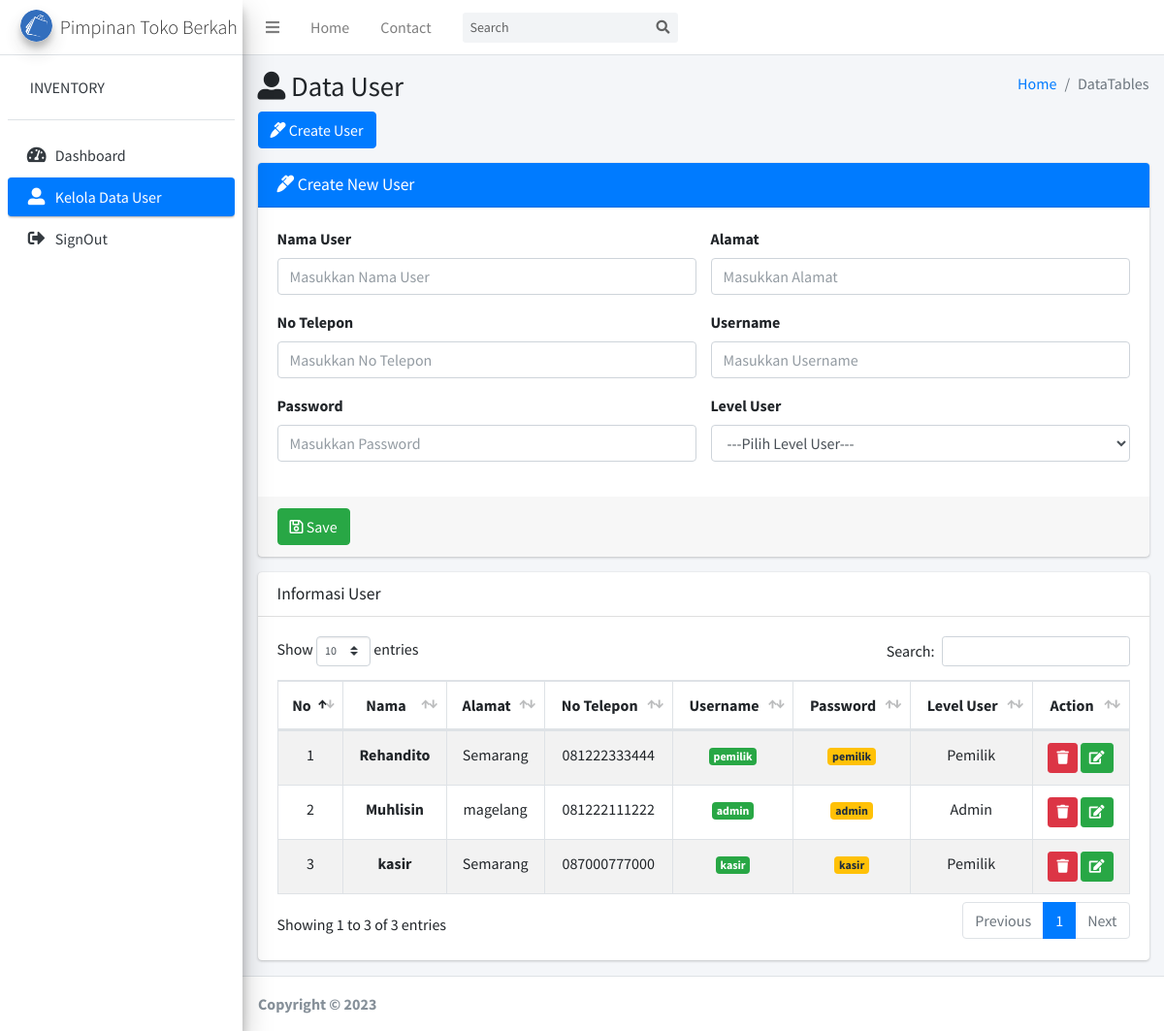
The page /ControllerKelolaUser/user on the database its author committed.
### tables this page shows
CREATE TABLE `user` (
  `id_user` int(11) NOT NULL,
  `nama_user` varchar(50) NOT NULL,
  `alamat` text NOT NULL,
  `no_hp` varchar(15) NOT NULL,
  `username` varchar(50) NOT NULL,
  `password` varchar(50) NOT NULL,
  `level_user` int(11) NOT NULL
);

### application/controllers/ControllerKelolaUser.php (called while the page is built, shortened)
<?php
class ControllerKelolaUser extends CI_Controller
{
    public function __construct()
    {
        $this->load->model('DataMaster');
    }
    public function user()
    {
        $this->form_validation->set_rules('nama', 'Nama', 'required');
        $this->form_validation->set_rules('alamat', 'Alamat', 'required');
        $this->form_validation->set_rules('no_tlpon', 'No Telepon', 'required|min_length[11]|max_length[13]');
        $this->form_validation->set_rules('username', 'Username', 'required');
        $this->form_validation->set_rules('password', 'Password', 'required');
        $this->form_validation->set_rules('level', 'Level User', 'required');
        if ($this->form_validation->run() == FALSE) {
            $data = array(
                'user' => $this->DataMaster->select_user()
            );
            $this->load->view('Pimpinan/Layout/head');
            $this->load->view('Pimpinan/Layout/navbar');
            $this->load->view('Pimpinan/Layout/aside');
            $this->load->view('Pimpinan/user', $data);
            $this->load->view('Pimpinan/Layout/footer');
        }
    }
}

### index.php (called while the page is built, shortened)
<?php
require_once BASEPATH.'core/CodeIgniter.php';

### application/models/DataMaster.php (called while the page is built, shortened)
<?php
class DataMaster extends CI_Model
{
    public function select_user()
    {
        $this->db->select('*');
        $this->db->from('user');
        return $this->db->get()->result();
    }
}

### application/views/Pimpinan/user.php (the view, shortened to what this page needs)
<div class="content-wrapper">
    <section class="content-header">
        <div class="container-fluid">
            <div class="row mb-2">
                <div class="col-sm-6">
                    <h1><i class="fas fa-user-alt"></i> Data User</h1>
                </div>
                <div class="col-sm-6">
                    <ol class="breadcrumb float-sm-right">
                        <li class="breadcrumb-item"><a href="#">Home</a></li>
                        <li class="breadcrumb-item active">DataTables</li>
                    </ol>
                </div>
            </div>
            <button id="create_user" class="btn btn-primary"><i class="fas fa-marker"></i> Create User</button>
        </div>
    </section>
    <section class="content">
        <div class="container-fluid">
            <div class="row">
                <div class="col-12">
                    <div id="show_input_user" class="card card-primary">
                        <div class="card-header">
                            <h3 class="card-title"><i class="fas fa-marker"></i> Create New User</h3>
                        </div>
                        <form action="<?= base_url('ControllerKelolaUser/user') ?>" method="POST" role="form">
                            <div class="card-body">
                                <div class="row">
                                    <div class="col-sm-6">
                                        <div class="form-group">
                                            <label for="exampleInputEmail1">Nama User</label>
                                            <input type="text" name="nama" class="form-control" value="<?= set_value('nama') ?>" id="exampleInputEmail1" placeholder="Masukkan Nama User">
                                        </div>
                                    </div>
                                    <div class="col-sm-6">
                                        <div class="form-group">
                                            <label for="exampleInputPassword1">Alamat</label>
                                            <input type="text" name="alamat" class="form-control" value="<?= set_value('alamat') ?>" id="exampleInputPassword1" placeholder="Masukkan Alamat">
                                        </div>
                                    </div>
                                </div>
                                <div class="row">
                                    <div class="col-sm-6">
                                        <div class="form-group">
                                            <label for="exampleInputPassword1">No Telepon</label>
                                            <input type="number" name="no_tlpon" class="form-control" value="<?= set_value('no_tlpon') ?>" id="exampleInputPassword1" placeholder="Masukkan No Telepon">
                                        </div>
                                    </div>
                                    <div class="col-sm-6">
                                        <div class="form-group">
                                            <label for="exampleInputPassword1">Username</label>
                                            <input type="text" name="username" class="form-control" value="<?= set_value('username') ?>" id="exampleInputPassword1" placeholder="Masukkan Username">
                                        </div>
                                    </div>
                                </div>
                                <div class="row">
                                    <div class="col-sm-6">
                                        <div class="form-group">
                                            <label for="exampleInputPassword1">Password</label>
                                            <input type="text" name="password" class="form-control" value="<?= set_value('password') ?>" id="exampleInputPassword1" placeholder="Masukkan Password">
                                        </div>
                                    </div>
                                    <div class="col-sm-6">
                                        <div class="form-group">
                                            <label>Level User</label>
                                            <select name="level" class="form-control">
                                                <option value="">---Pilih Level User---</option>
                                            </select>
                                        </div>
                                    </div>
                                </div>
                            </div>
                            <div class="card-footer">
                                <button type="submit" class="btn btn-success"><i class="far fa-save"></i> Save</button>
                            </div>
                        </form>
                    </div>
                </div>
                <div class="col-12">
                    <div class="card">
                        <div class="card-header">
                            <h3 class="card-title">Informasi User</h3>
                        </div>
                        <div class="card-body">
                            <table id="example1" class="table table-bordered table-striped">
                                <thead>
                                    <tr>
                                        <th class="text-center">No</th>
                                        <th class="text-center">Nama</th>
                                        <th class="text-center">Alamat</th>
                                        <th class="text-center">No Telepon</th>
                                        <th class="text-center">Username</th>
                                        <th class="text-center">Password</th>
                                        <th class="text-center">Level User</th>
                                        <th class="text-center">Action</th>
                                    </tr>
                                </thead>
                                <tbody>
                                    <?php
                                    $no = 1;
                                    foreach ($user as $key => $value) {
                                    ?>
                                        <tr>
                                            <td class="text-center"><?= $no++ ?></td>
                                            <th class="text-center"><?= $value->nama_user ?></th>
                                            <td class="text-center"><?= $value->alamat ?></td>
                                            <td class="text-center"><?= $value->no_hp ?></td>
                                            <td class="text-center"><span class="badge bg-success"><?= $value->username ?></span></td>
                                            <td class="text-center"><span class="badge bg-warning"><?= $value->password ?></span></td>
                                            <td class="text-center"><?php if ($value->level_user == '1') {
                                                                        echo 'Admin';
                                                                    } else {
                                                                        echo 'Pemilik';
                                                                    } ?></td>
                                            <td class="text-center">
                                                <a href="<?= base_url('ControllerKelolaUser/hapus_user/' . $value->id_user) ?>" class="btn btn-danger btn-sm"><i class="fa fa-trash"></i></a>
                                                <a href="<?= base_url('ControllerKelolaUser/update_user/' . $value->id_user) ?>" class="btn btn-success btn-sm"><i class="fa fa-edit"></i></a>
                                            </td>
                                        </tr>
                                    <?php
                                    }
                                    ?>
                                </tbody>
                            </table>
                        </div>
                    </div>
                </div>
            </div>
        </div>
    </section>
</div>

### rows shown on the page
user: nama_user "Rehandito", alamat "Semarang", no_hp "081222333444", username "pemilik", password "pemilik", level_user "Pemilik"
user: nama_user "Muhlisin", alamat "magelang", no_hp "081222111222", username "admin", password "admin", level_user "Admin"
user: nama_user "kasir", alamat "Semarang", no_hp "087000777000", username "kasir", password "kasir", level_user "Pemilik"
